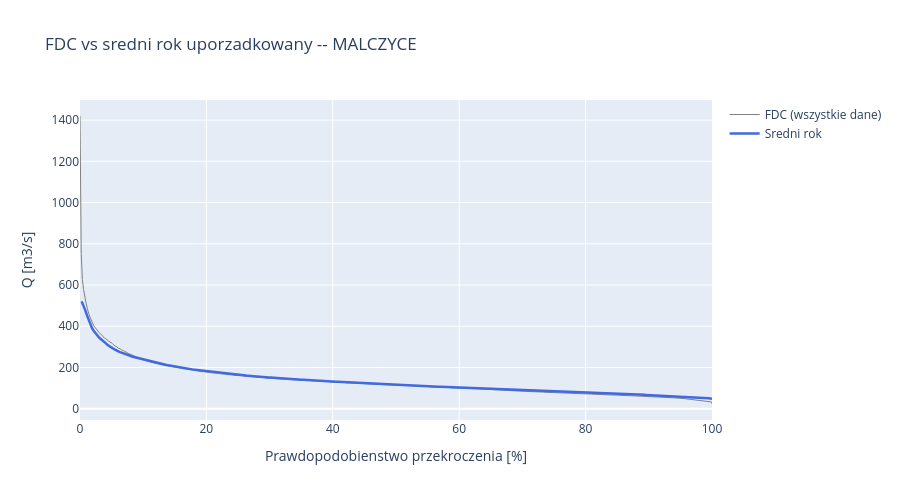

Notebook code for this chart:
### Markdown cell above
**Prompt do LLM:**
> *"Narysuj obie krzywe na jednym wykresie i porownaj ksztalty."*

**Uzyte funkcje:** dane wyliczone wczesniej.

### Code cell
fig = go.Figure()
fig.add_trace(go.Scatter(x=fdc['exceedance_pct'], y=fdc['discharge_m3s'],
    mode='lines', name='FDC (wszystkie dane)', line=dict(color='gray', width=1)))
fig.add_trace(go.Scatter(x=avg_year['exceedance_pct'], y=avg_year['mean'],
    mode='lines', name='Sredni rok', line=dict(color='royalblue', width=2.5)))
fig.update_layout(
    title=f'FDC vs sredni rok uporzadkowany -- {name}',
    xaxis_title='Prawdopodobienstwo przekroczenia [%]',
    yaxis_title='Q [m3/s]', height=500, hovermode='x unified')
fig.show()

### Figure 1 — Plotly figure (JSON) as saved in the notebook; plotly's stock layout.template omitted (floating-point values rounded to 4 significant figures; data arrays with more than 128 entries replaced by an {"elided": "..."} marker saying what was removed)
{"data": [{"line": {"color": "gray", "width": 1}, "mode": "lines", "name": "FDC (wszystkie dane)", "type": "scatter", "x": {"elided": "14975 float values"}, "y": {"elided": "14975 float values"}}, {"line": {"color": "royalblue", "width": 2.5}, "mode": "lines", "name": "Sredni rok", "type": "scatter", "x": {"elided": "365 float values"}, "y": {"elided": "365 float values"}}], "layout": {"height": 500, "hovermode": "x unified", "title": {"text": "FDC vs sredni rok uporzadkowany -- MALCZYCE"}, "xaxis": {"title": {"text": "Prawdopodobienstwo przekroczenia [%]"}}, "yaxis": {"title": {"text": "Q [m3/s]"}}}}
